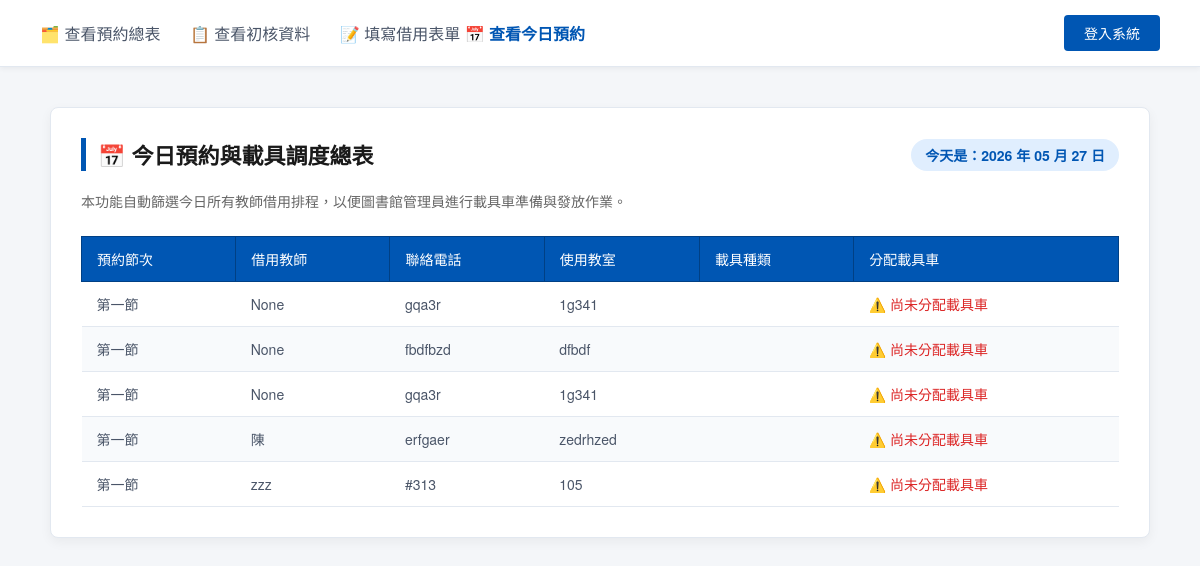
The page /today/ on the database its author committed.
### show/models.py (models this page shows, shortened)
class Borrowlist(models.Model):
    user = models.CharField("借用老師", max_length=20, null=True, blank=True)
    phone = models.CharField("聯絡電話", max_length=25)
    location = models.CharField("教室", max_length=10)
    usage_type_choices = (
        ('once','單次'),
        ('weekly','每周'),
    )
    usage_type = models.CharField(max_length=10, choices = usage_type_choices , default='once')
    DEVICE_CHOICES =(
        ('ipad', 'iPad'),
        ('chromebook', 'Chromebook'),
        ('surface_go', 'Surface Go'),
        ('acer_laptop', 'Acer 小筆電'),
    )
    device_type = models.CharField("載具種類", max_length=20, choices=DEVICE_CHOICES)
    start_date = models.DateField("開始日期", null=True, blank=True)
    end_date = models.DateField("結束日期", null=True, blank=True)
    DAY_CHOICES = (
        ('Monday','星期一'), ('Tuesday','星期二'), ('Wednesday','星期三'),
        ('Thursday','星期四'), ('Friday','星期五'),
    )
    day = models.CharField("星期", choices=DAY_CHOICES, max_length=50, blank=True, null=True)
    PERIODS_CHOICES = (
        ('1', '第一節'), ('2', '第二節'), ('3', '第三節'), ('4', '第四節'),
        ('4.5', '午休'), ('5', '第五節'), ('6', '第六節'), ('7', '第七節'), ('8', '第八節'),
    )
    periods = models.CharField("預約節次", max_length=50, choices=PERIODS_CHOICES, default='1')
    STATUS_CHOICES = (
        ('待審核', '待審核'),
        ('已通過', '已通過'),
        ('已拒絕', '已拒絕'),
    )
    device_id = models.CharField("載具編號",max_length = 10,default="")
    time_id = models.CharField("時間",max_length = 10,default="")
    status = models.CharField("審核狀態", max_length=10, choices = STATUS_CHOICES , default='待審核')
    device_amount = models.PositiveIntegerField(default=1)
    classroom = models.CharField(max_length=10, blank=True, null=True)

### show/views.py (the view)
# urls.py: path('today/', views.today_reservation_list, name='today_reservation'),
def today_reservation_list(request):
    today = timezone.localdate()
    today_records = Borrowlist.objects.filter(start_date=today).order_by('time_id')
    return render(request, 'today_reservation.html', {
        'today_records': today_records,
        'today': today
    })

### show/templates/today_reservation.html (shortened to what this page needs)
<!DOCTYPE html>
<html lang="zh-TW">
<head>
</head>
<body>
    <div class="top-nav">
        <div>
            <a href="{% url 'allreservation_view' %}" style="margin-right: 25px; text-decoration: none; color: #4a5568; font-weight: 500; display: inline-block;">🗂️ 查看預約總表 </a>
            <a href="{% url 'view_borrow_list' %}" style="margin-right: 25px; text-decoration: none; color: #4a5568; font-weight: 500; display: inline-block;">📋 查看初核資料 </a>
            <a href="{% url 'submit_borrow' %}" style="text-decoration: none; color: #4a5568; font-weight: 500; display: inline-block;">📝 填寫借用表單</a>
            <a href="{% url 'today_reservation' %}" style="margin-right: 25px; text-decoration: none; color: #0056b3; font-weight: 600; display: inline-block;">📅 查看今日預約</a>
        </div>
        <div style="font-size: 14px;">
            {% if user.is_authenticated %}
                <span style="color: #4a5568; margin-right: 15px;">👋 你好，<strong style="color: #0056b3;">{{ user.username }}</strong></span>
                <a href="{% url 'logout' %}" style="color: #dc2626; text-decoration: underline; font-weight: 500;">登出</a>
            {% else %}
                <a href="{% url 'login' %}" style="background-color: #0056b3; color: #ffffff; text-decoration: none; padding: 8px 20px; border-radius: 4px; font-weight: 500; display: inline-block;">登入系統</a>
            {% endif %}
        </div>
    </div>
    <div class="main-content">
        <div class="container">
            <div class="header">
                <h2>📅 今日預約與載具調度總表</h2>
                <span class="date-badge">今天是：{{ today|date:"Y 年 m 月 d 日" }}</span>
            </div>
            <p class="description">本功能自動篩選今日所有教師借用排程，以便圖書館管理員進行載具車準備與發放作業。</p>
            {% if today_records %}
                <table>
                    <thead>
                        <tr>
                            <th>預約節次</th>
                            <th>借用教師</th>
                            <th>聯絡電話</th>
                            <th>使用教室</th>
                            <th>載具種類</th>
                            <th>分配載具車</th>
                        </tr>
                    </thead>
                    <tbody>
                        {% for record in today_records %}
                            <tr>
                                <td>
                                    {{ record.get_periods_display }}
                                </td>
                                <td>{{ record.user }}</td>
                                <td>{{ record.phone }}</td>
                                <td>{{ record.location }}</td>
                                <td>{{ record.device_id.get_device_type_display }}</td>
                                <td>
                                    {% if record.cart %}
                                        🚗 {{ record.cart.id }} 號車 (容量: {{ record.cart.capacity }})
                                    {% else %}
                                        <span style="color: #dc2626;">⚠️ 尚未分配載具車</span>
                                    {% endif %}
                                </td>
                            </tr>
                        {% endfor %}
                    </tbody>
                </table>
            {% else %}
                <div class="empty-msg">
                    Status: 📪 目前今日尚無任何教師提交或核准的載具借用排程。
                </div>
            {% endif %}
        </div>
    </div>
</body>
</html>

### show/templates/today_reservation.html (style rules this page uses)
body { font-family: "Helvetica Neue", Helvetica, Arial, "PingFang TC", "Microsoft JhengHei", sans-serif; background-color: #f4f6f9; color: #333333; margin: 0; padding: 0; }
.top-nav { display: flex; justify-content: space-between; align-items: center; background-color: #ffffff; padding: 15px 40px; border-bottom: 1px solid #e2e8f0; box-shadow: 0 2px 5px rgba(0,0,0,0.05); width: 100%; box-sizing: border-box; }
.main-content { display: flex; justify-content: center; padding: 40px 20px; box-sizing: border-box; }
.container { background-color: #ffffff; border: 1px solid #e2e8f0; border-radius: 8px; box-shadow: 0 4px 12px rgba(0, 0, 0, 0.05); width: 100%; max-width: 1100px; padding: 30px; box-sizing: border-box; }
.header { border-left: 5px solid #0056b3; padding-left: 12px; margin-bottom: 20px; display: flex; justify-content: space-between; align-items: center; }
.header h2 { margin: 0; font-size: 22px; color: #1a1a1a; font-weight: 600; }
.date-badge { background-color: #e0eefe; color: #0056b3; padding: 6px 14px; border-radius: 20px; font-size: 14px; font-weight: 600; }
.description { color: #666666; font-size: 14px; margin-bottom: 25px; }
table { width: 100%; border-collapse: collapse; margin-top: 10px; text-align: left; }
th { background-color: #0056b3; color: #ffffff; font-weight: 500; font-size: 14px; padding: 12px 15px; border: 1px solid #004085; }
td { padding: 12px 15px; font-size: 14px; border-bottom: 1px solid #e2e8f0; color: #4a5568; }
tr:nth-child(even) { background-color: #f8fafc; }

### rows shown on the page
Borrowlist: periods "第一節", user "None", phone "gqa3r", location "1g341"
Borrowlist: periods "第一節", user "None", phone "fbdfbzd", location "dfbdf"
Borrowlist: periods "第一節", user "None", phone "gqa3r", location "1g341"
Borrowlist: periods "第一節", user "陳", phone "erfgaer", location "zedrhzed"
Borrowlist: periods "第一節", user "zzz", phone "#313", location "105"

### other values the page prints
{{ today|date:"Y 年 m 月 d 日" }} "2026 年 05 月 27 日"
